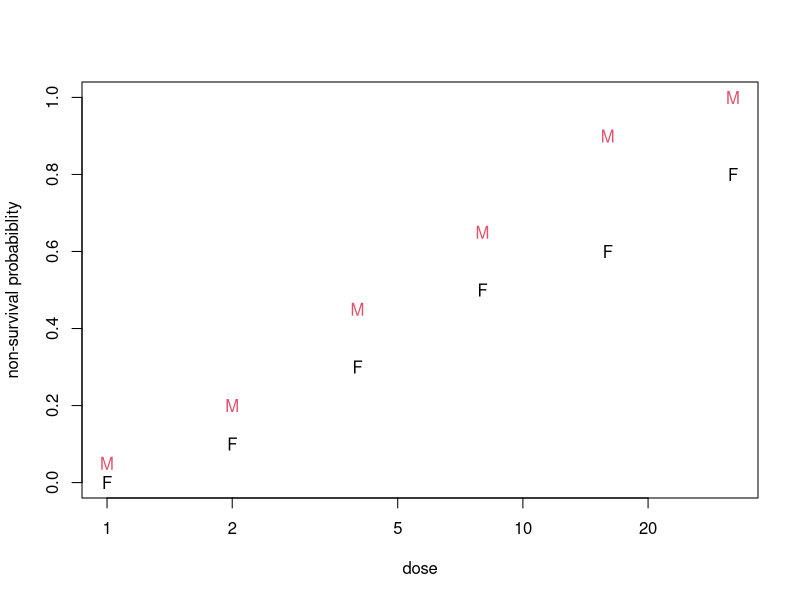
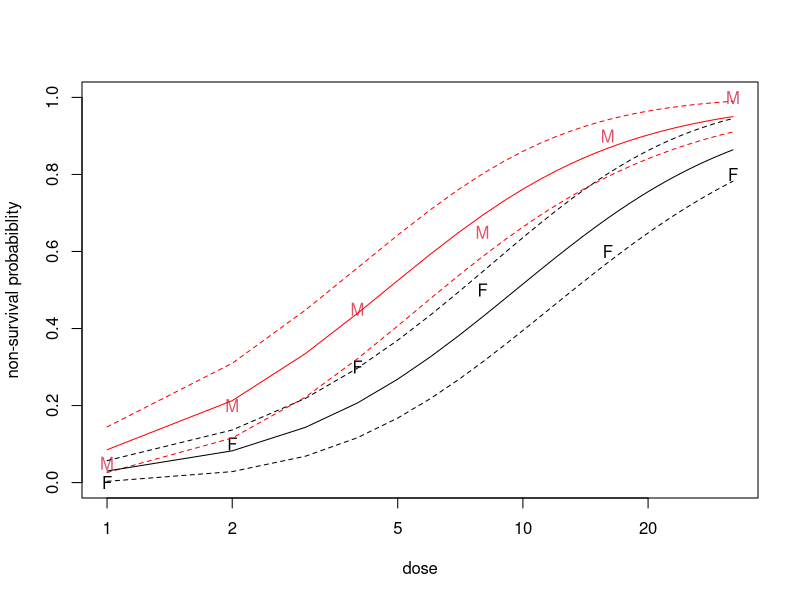

The R source for these figures, in order:
## ---- chunk 1
(logdose <- rep(0:5,2))
## ---- chunk 2
(numdead <- c(1,4,9,13,18,20,0,2,6,10,12,16))
## ---- chunk 3
sex <- factor(rep(c("M","F"),each=6))
(budworm <- data.frame(logdose, numdead, numalive=20-numdead, sex))
## ---- chunk 4
(bud.logreg <- glm (numdead/20 ~ logdose + sex, family=binomial, data=budworm, weights=rep(20,length(logdose))))
## ---- chunk 5
bud.logreg <- glm(cbind(numdead,numalive) ~ logdose + sex, family=binomial, data=budworm)
summary(bud.logreg)
## ---- chunk 6
plot(c(1,32),c(0,1),type="n",xlab="dose",ylab="non-survival probabiblity",log="x") # plots x axis in logarithmic scale  (because of logdose)
text(2^logdose,numdead/20,labels=as.character(sex),col=as.integer(sex))
## ---- chunk 7
plot(c(1,32),c(0,1),type="n",xlab="dose",ylab="non-survival probabiblity",log="x") # plots x axis in logarithmic scale  (because of logdose)
text(2^logdose,numdead/20,labels=as.character(sex),col=as.integer(sex))

grid <- 1:32

# compute the model for males on grid, using "predict" on the values with log_2(grid)
model.on.males <- predict(bud.logreg, data.frame(logdose=log2(grid),sex="M"),type="response",se=TRUE)
lines(grid,model.on.males$fit,col="red")
lines (grid,model.on.males$fit+1.967*model.on.males$se.fit, col='red',lty=2)
lines (grid,model.on.males$fit-1.967*model.on.males$se.fit, col='red',lty=2)

# the same with sex = "F"
model.on.females <- predict(bud.logreg, data.frame(logdose=log2(grid),sex="F"),type="response",se=TRUE)
lines(grid,model.on.females$fit,col="black")
lines (grid,model.on.females$fit+1.967*model.on.females$se.fit, col='black',lty=2)
lines (grid,model.on.females$fit-1.967*model.on.females$se.fit, col='black',lty=2)
